Frame 1 (no input): blank canvas, image omitted
Frame 60 (the mouse pressed at the canvas centre just before this capture): blank canvas, image omitted
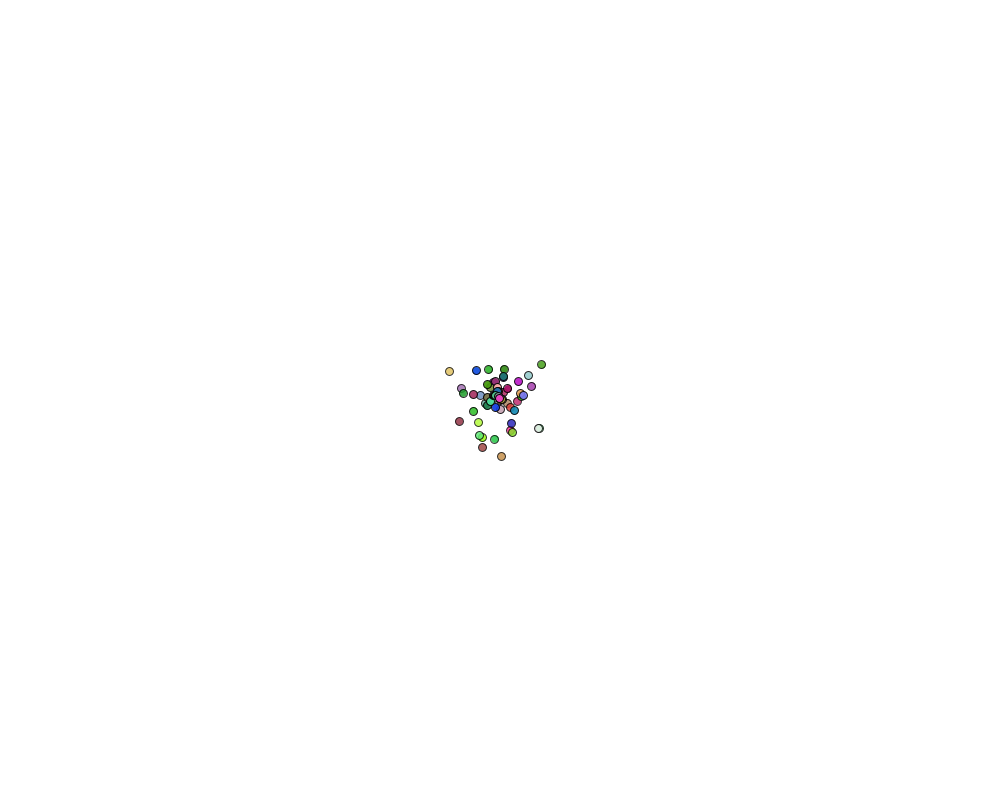
Frame 120 (the mouse held since frame 60 and released just before this capture)

The Processing sketch whose frames 1 and 60 were blank and that drew this single picture after the mouse press (run headless with seeded random() and noise(); from frame 60 on, the mouse is pressed at the canvas centre):

// Processing sketch: particle_system_array
// ── particle_system_array.pde
import java.util.Iterator;

class Particle {
    PVector location;
    PVector velocity;
    PVector acceleration;
    float lifespan;

    Particle(PVector l) {
        acceleration = new PVector(0, 0.05);
        velocity = new PVector(random(-1, 1), random(-2, 0));
        location = l.get();
        lifespan = 255.0;
    }

    void run() {
        update();
        display();
    }

    void update() {
        velocity.add(acceleration);
        location.add(velocity);
        lifespan -= 1.0;
    }

    void display() {
        stroke(0, lifespan);
        fill(random(0, 255), random(0, 255), random(0, 255), lifespan);
        ellipse(location.x, location.y, 8, 8);
    }

    boolean isDead() {
        if (lifespan < 0.0) {
            return true;
        } else {
            return false;
        }
    }
}


class ParticleSystem {
    ArrayList<Particle> particles;
    PVector origin;


    ParticleSystem(PVector location) {
        origin = location.get();
        particles = new ArrayList();
    }

    void addParticle() {
        particles.add(new Particle(origin));
    }

    void run() {
        Iterator<Particle> it = particles.iterator();
        while (it.hasNext()) {
            Particle p = it.next();
            p.run();
            if (p.isDead()) {
                it.remove();
            }
      }
  }
}

ArrayList<ParticleSystem> systems;
void setup() {
    size(1000, 800);
    systems = new ArrayList<ParticleSystem>();
}


void draw() {
    background(255);
    for (ParticleSystem ps: systems) {
        ps.run();
        ps.addParticle();
    }
}

void mousePressed() {
    systems.add(new ParticleSystem(new PVector(mouseX, mouseY)));
}
